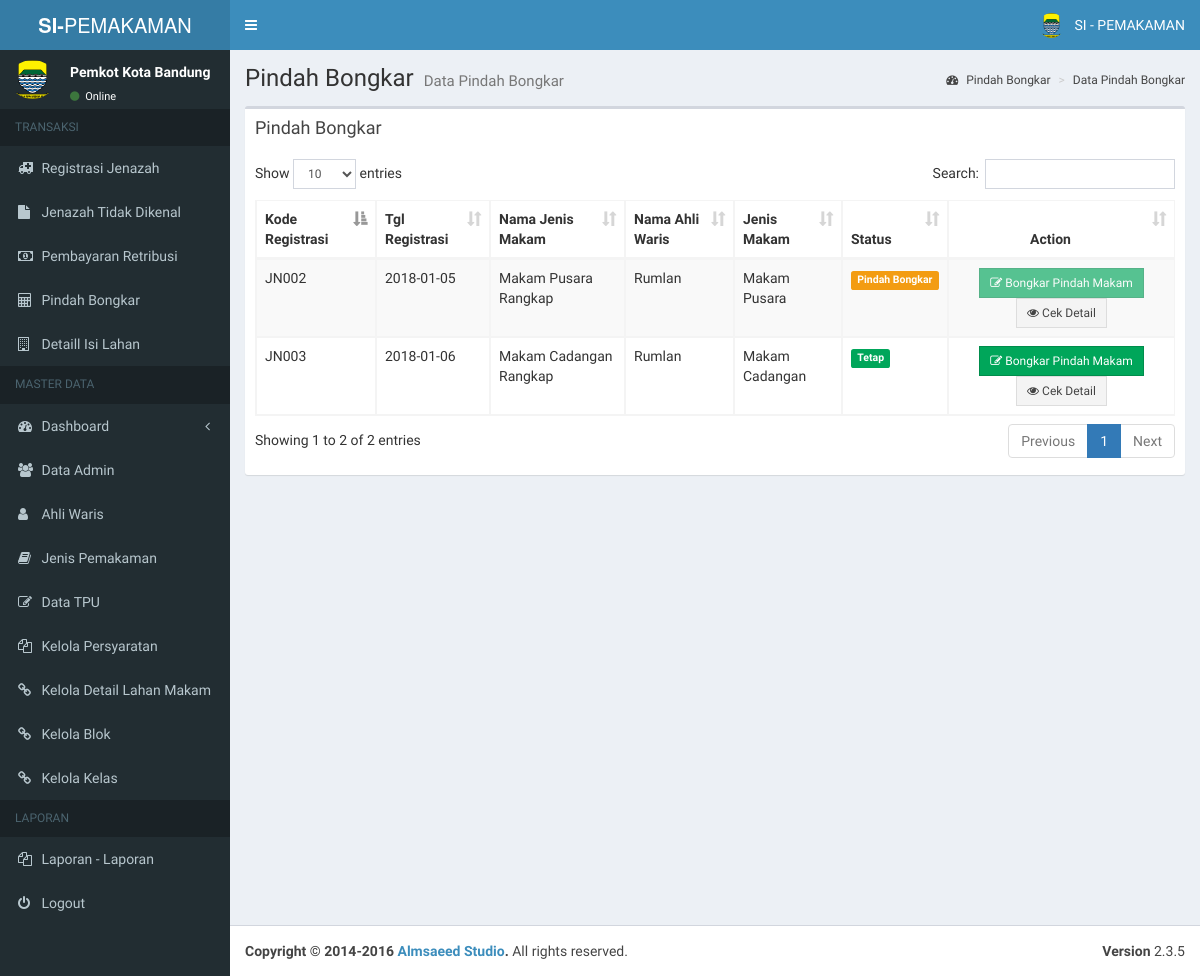
The page /pages/admin/kelola_bongkar.php (signed in) on the database its author committed.
### tables this page shows
CREATE TABLE IF NOT EXISTS `jenazah` (
  `id_jenazah` varchar(20) NOT NULL,
  `tgl_registrasi` date DEFAULT NULL,
  `id_jenis_makam` varchar(255) DEFAULT NULL,
  `id_ahli_waris` varchar(20) DEFAULT NULL,
  `nama_jenazah` varchar(45) DEFAULT NULL,
  `bin_binti` varchar(45) DEFAULT NULL,
  `jk_jenazah` varchar(20) DEFAULT NULL,
  `tempat_lahir` varchar(40) DEFAULT NULL,
  `tgl_lahir` date DEFAULT NULL,
  `tgl_meninggal` date DEFAULT NULL,
  `tgl_pemakaman` date DEFAULT NULL,
  `alamat_jenazah` text,
  `id_provinsi` varchar(10) DEFAULT NULL,
  `id_kota` varchar(10) DEFAULT NULL,
  `id_kecamatan` varchar(20) DEFAULT NULL,
  `status` int(11) DEFAULT NULL,
  `status_bayar` int(11) DEFAULT NULL
);

CREATE TABLE IF NOT EXISTS `jenis_makam` (
  `id_jenis_makam` varchar(10) NOT NULL,
  `nama_jenis_makam` varchar(30) NOT NULL,
  `harga` int(11) DEFAULT NULL
);

CREATE TABLE IF NOT EXISTS `ahli_waris` (
  `id_ahli_waris` varchar(20) NOT NULL,
  `nama_pewaris` varchar(35) NOT NULL,
  `umur_pewaris` varchar(10) NOT NULL,
  `perkerjaan_pewaris` varchar(50) NOT NULL,
  `alamat_pewaris` text NOT NULL,
  `id_provinsi` varchar(10) NOT NULL,
  `id_kota` varchar(10) NOT NULL,
  `id_kecamatan` varchar(10) NOT NULL,
  `no_hp_pewaris` varchar(20) NOT NULL
);

### pages/admin/kelola_bongkar.php (the view, shortened to what this page needs)
<?php include('header.php'); ?>
<?php include('nav.php'); ?>
<div class="content-wrapper">
  <section class="content-header">
    <h1>
      Pindah Bongkar
      <small>Data  Pindah Bongkar</small>
    </h1>
    <ol class="breadcrumb">
      <li><a href="#"><i class="fa fa-dashboard"></i>  Pindah Bongkar</a></li>
      <li><a href="#">Data  Pindah Bongkar</a></li>
    </ol>
  </section>
  <section class="content">
    <div class="row">
      <div class="col-xs-12">
        <div class="box">
          <div class="box-header">
            <h3 class="box-title"> Pindah Bongkar</h3>
            <div class="box-header pull-right">
            </div>
          </div>
          <div class="box-body">
            <div class="table-responsive">
              <table id="example1" class="table table-bordered table-striped">
                <thead>
                  <tr>
                    <th>Kode Registrasi</th>
                    <th>Tgl Registrasi</th>
                    <th>Nama Jenis Makam</th>
                    <th>Nama Ahli Waris</th>
                    <th>Jenis Makam</th>
                    <th>Status</th>
                    <th style="text-align: center;">Action</th>
                  </tr>
                </thead>
                <tbody>
                  <?php
                  $dis_bongkar = '';
                  $dis_print = '';
                  $ket = '';
                  $no=1;
                  $sql = mysql_query("SELECT jenazah.*,
                    jenis_makam.id_jenis_makam,
                    jenis_makam.nama_jenis_makam,
                    ahli_waris.nama_pewaris,
                    isi_lahan.id_detail_makam,
                    detail_makam.id_detail_makam,
                    isi_lahan.status_isi_lahan,
                    detail_makam.id_tpu
                    FROM jenazah
                    INNER JOIN  jenis_makam ON jenis_makam.id_jenis_makam = jenazah.id_jenis_makam
                    INNER JOIN ahli_waris ON ahli_waris.id_ahli_waris = jenazah.id_ahli_waris
                    INNER JOIN isi_lahan ON isi_lahan.id_jenazah = jenazah.id_jenazah
                    INNER JOIN detail_makam ON isi_lahan.id_detail_makam = detail_makam.id_detail_makam
                    INNER JOIN tpu ON detail_makam.id_tpu  = tpu.id_tpu
                    WHERE status > 1")or die(mysql_error());
                  while($row = mysql_fetch_array($sql)){
                    if($row['status']==2){
                      $dis_bongkar = '';
                      $ket = '<span class="label label-success">Tetap</span>';
                    }
                    if($row['status']==7){
                      $dis_bongkar = 'disabled';
                      $ket = '<span class="label label-warning">Pindah Bongkar</span>';
                    }
                    ?>
                    <tr>
                      <form method="POST" action="">
                        <td><?php echo $row['id_jenazah']; ?></td>
                        <td><?php echo $row['tgl_registrasi'] ?></td>
                        <td><?php echo $row['nama_jenis_makam'] ?> Rangkap</td>
                        <td><?php echo $row['nama_pewaris'] ?></td>
                        <td><?php echo $row['nama_jenis_makam'] ?></td>
                        <td><?php echo $ket; ?></td>
                        <td align="center">
                         <button type="submit" name="bongkar" <?php echo $dis_bongkar; ?> class="btn btn-success btn-flat btn-sm">
                          <i class="fa fa-edit"></i> Bongkar Pindah Makam</button>
                          <a href="cek_detail_jenazah.php?id_jenazah=<?php echo $row['id_jenazah']; ?>">
                            <button type="button" <?php echo $dis_print ?> class="btn btn-default btn-flat btn-sm">
                              <i class="fa fa-eye"></i> Cek Detail</button></a>
                            </td>
                          </form>
                        </tr>
                        <?php $no++; } ?>
                      </tbody>
                    </table>
                  </div>
                </div>
              </div>
            </div>
          </div>
        </section>
      </div>
         <?php include('footer.php'); ?>

### rows shown on the page
jenazah: id_jenazah "JN002", tgl_registrasi "2018-01-05", id_jenis_makam.nama_jenis_makam "Makam Pusara", id_ahli_waris.nama_pewaris "Rumlan", status "Pindah Bongkar"
jenazah: id_jenazah "JN003", tgl_registrasi "2018-01-06", id_jenis_makam.nama_jenis_makam "Makam Cadangan", id_ahli_waris.nama_pewaris "Rumlan", status "Tetap"
